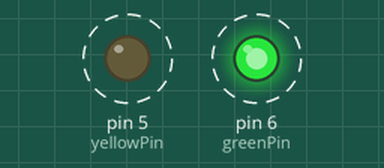
Bench run of a sketch on a simulated Arduino Uno, built with avr-gcc and run on an emulated ATmega328P. Shown: output pins drawn as LEDs (lit = HIGH). Dashed ring = blinking.

Above: at 0.05 s.
Timing chart, 0 to 3.0 s (numbered marks = the images above):
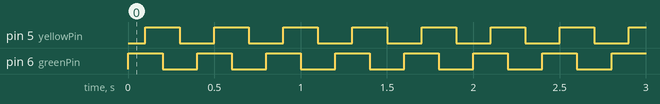

The sketch:

RYG_led.ino
```cpp
int greenPin = 6;
int yellowPin = 5;

void setup() {
  // put your setup code here, to run once:
  pinMode(greenPin,OUTPUT);
  pinMode(yellowPin,OUTPUT);

}

void loop() {
  // put your main code here, to run repeatedly:

  digitalWrite(greenPin,HIGH);
  delay(100);
  digitalWrite(yellowPin,HIGH);
  delay(100);
  digitalWrite(greenPin,LOW);
  delay(100);
  digitalWrite(yellowPin,LOW);
  delay(100);
}
```

Measured:
- by itself, pin 5 (yellowPin), pin 6 (greenPin): alternates HIGH for 0.20 s and LOW for 0.20 s
